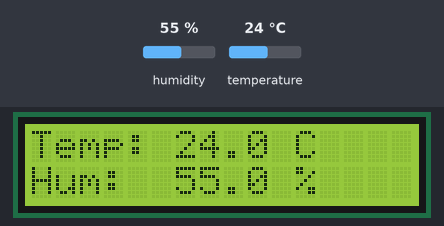
The sketch below on a simulated Arduino Uno, built with avr-gcc and run on an emulated ATmega328P. Parts: 16×2 character LCD. The inputs (shaded band) are chosen by the test bench; at power-on: humidity 55 %, temperature 24 °C. What the sketch prints to the serial monitor is not drawn.

Above: at 3.2 s.
3.3 s: humidity set to 22 %
At 5.5 s:
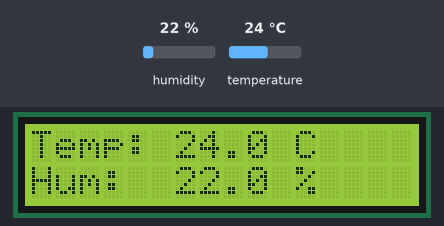
6.1 s: temperature set to 12 °C
At 7.5 s:
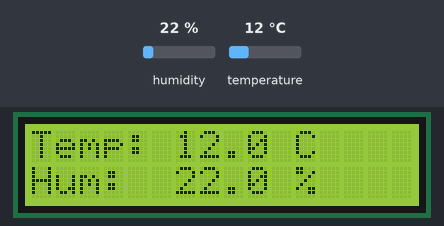
8.9 s: humidity set to 40 %
At 11.5 s:
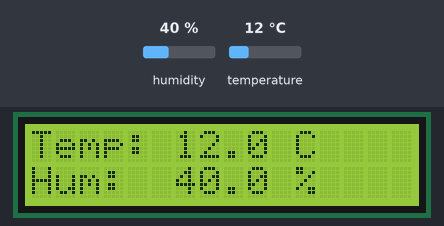
12.1 s: temperature set to 19 °C
At 13.5 s:
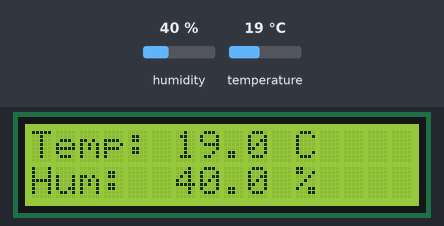
Timing chart, 0 to 15.1 s (numbered marks = the images above; inputs shaded):
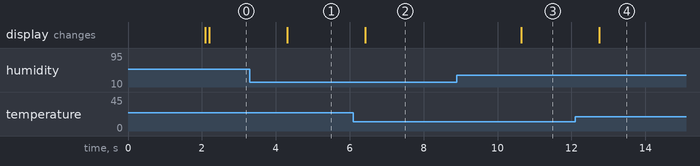

Measured:
- after the input at 3.3 s, the display: changes after 1.0 s (image 1)
- after the input at 6.1 s, the display: changes after 0.32 s (image 2)
- after the input at 8.9 s, the display: changes after 1.7 s (image 3)
- after the input at 12.1 s, the display: changes after 0.66 s (image 4)

The sketch:

TEMP_HUM_LCD.ino
```cpp
#include <Wire.h>
#include <Adafruit_AHTX0.h>
#include <LiquidCrystal_I2C.h>

Adafruit_AHTX0 aht;
LiquidCrystal_I2C lcd(0x27, 16, 2);

void setup() {
  Serial.begin(9600);
  Serial.println("AHT10 Sensor Test");

  Wire.begin();

  // Inicializar LCD
  lcd.init();
  lcd.backlight();
  lcd.clear();
  lcd.setCursor(0, 0);
  lcd.print("Iniciando...");

  // Inicializar AHT10
  if (!aht.begin()) {
    Serial.println("Failed to find AHT10 sensor!");
    lcd.setCursor(0, 1);
    lcd.print("AHT10 ERROR");
    while (1) delay(10);
  }

  Serial.println("AHT10 found and initialized.");
  lcd.setCursor(0, 1);
  lcd.print("AHT10 OK");
  delay(2000);
  lcd.clear();
}

void loop() {
  sensors_event_t humidity, temp;
  aht.getEvent(&humidity, &temp);

  // Serial
  Serial.print("Temperature: ");
  Serial.print(temp.temperature);
  Serial.println(" °C");

  Serial.print("Humidity: ");
  Serial.print(humidity.relative_humidity);
  Serial.println(" %");

  // LCD
  lcd.setCursor(0, 0);
  lcd.print("Temp: ");
  lcd.print(temp.temperature, 1);
  lcd.print(" C   ");

  lcd.setCursor(0, 1);
  lcd.print("Hum:  ");
  lcd.print(humidity.relative_humidity, 1);
  lcd.print(" %   ");

  delay(2000);
}
```
